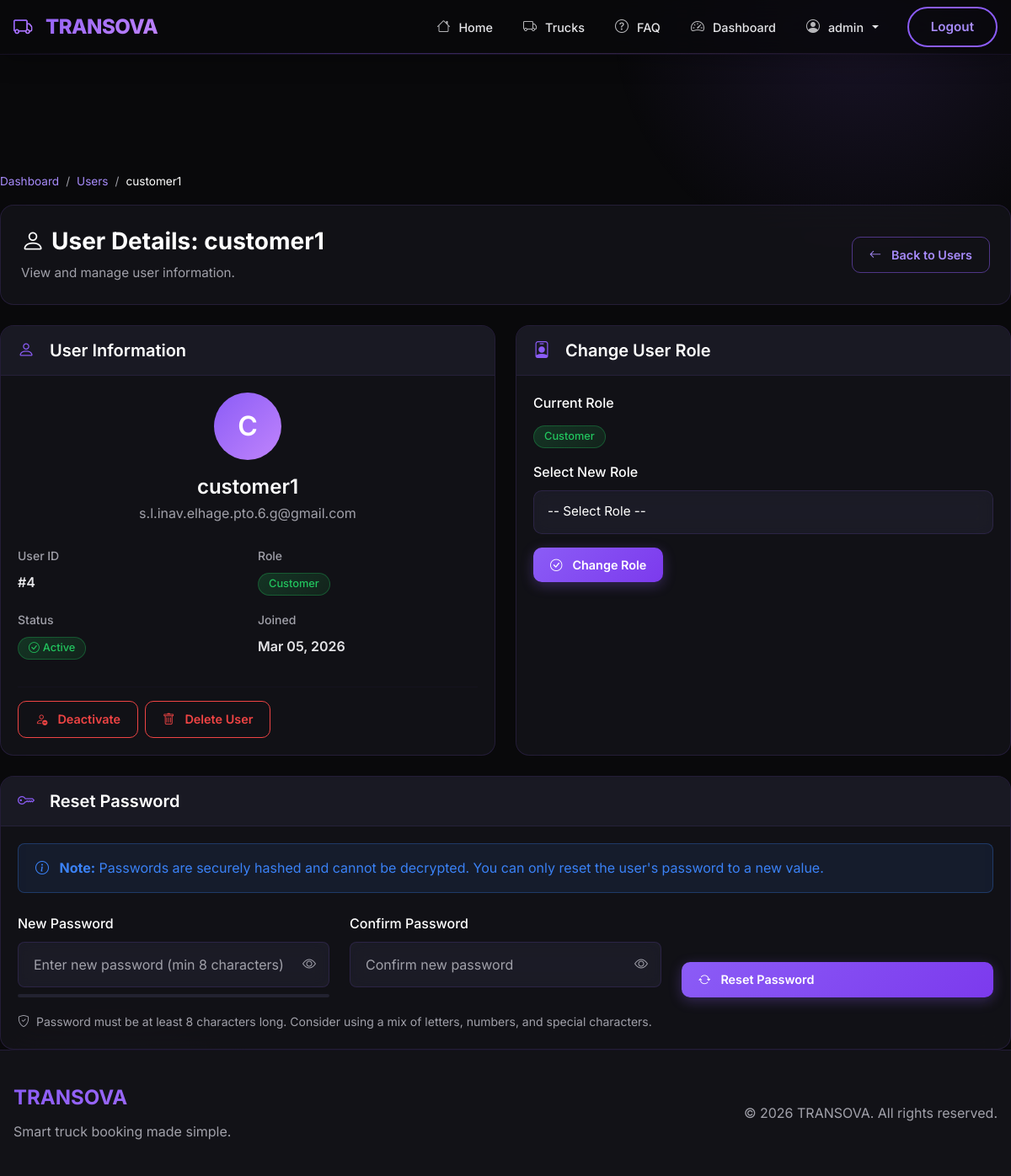
/bookings/admin/users/4/ (signed in), run on the app's committed database.
### accounts/models.py (models this page shows, shortened)
class User(AbstractUser):
    ROLE_ADMIN = "ADMIN"
    ROLE_COMPANY = "COMPANY"
    ROLE_CUSTOMER = "CUSTOMER"
    ROLE_DRIVER = "DRIVER"
    ROLE_CHOICES = (
        (ROLE_ADMIN, "Admin"),
        (ROLE_COMPANY, "Company"),
        (ROLE_CUSTOMER, "Customer"),
        (ROLE_DRIVER, "Driver"),
    )
    role = models.CharField(max_length=20, choices=ROLE_CHOICES, default=ROLE_CUSTOMER)
    phone = models.CharField(max_length=20, blank=True)
    address = models.TextField(blank=True)
    profile_picture = models.ImageField(
        upload_to="profile_pics/", blank=True, null=True
    )
    date_of_birth = models.DateField(null=True, blank=True)
    gender = models.CharField(
        max_length=10,
        choices=[
            ("male", "Male"),
            ("female", "Female"),
            ("other", "Other"),
        ],
        blank=True,
    )
    groups = models.ManyToManyField(
        "auth.Group",
        verbose_name="groups",
        blank=True,
        help_text="The groups this user belongs to.",
        related_name="custom_user_set",
        related_query_name="user",
    )
    user_permissions = models.ManyToManyField(
        "auth.Permission",
        verbose_name="user permissions",
        blank=True,
        help_text="Specific permissions for this user.",
        related_name="custom_user_set",
        related_query_name="user",
    )

### bookings/views.py (the view)
# urls.py: path("admin/users/<int:user_id>/", admin_user_detail, name="admin_user_detail"),
@login_required(login_url="/login/")
def admin_user_detail(request, user_id):
    if not (
        request.user.is_staff
        or request.user.is_superuser
        or request.user.role == "ADMIN"
    ):
        messages.error(request, "You are not authorized to view this page.")
        return redirect("login")
    user = get_object_or_404(User, id=user_id)
    return render(request, "bookings/admin_user_detail.html", {"user_obj": user})

### bookings/templates/bookings/admin_user_detail.html (shortened to what this page needs)
{% extends "bookings/admin_base.html" %}
{% block admin_content %}
<nav class="admin-breadcrumb">
    <a href="{% url 'admin_dashboard' %}">Dashboard</a>
    <span class="separator">/</span>
    <a href="{% url 'admin_users' %}">Users</a>
    <span class="separator">/</span>
    <span class="current">{{ user_obj.username }}</span>
</nav>
<div class="admin-page-header">
    <div class="row align-items-center">
        <div class="col-md-8">
            <h1 class="admin-page-title">
                <i class="bi bi-person me-2"></i>User Details: {{ user_obj.username }}
            </h1>
            <p class="admin-page-subtitle">View and manage user information.</p>
        </div>
        <div class="col-md-4 text-md-end">
            <a href="{% url 'admin_users' %}" class="btn btn-admin btn-admin-outline">
                <i class="bi bi-arrow-left me-1"></i> Back to Users
            </a>
        </div>
    </div>
</div>
<div class="row">
    <div class="col-lg-6 mb-4">
        <div class="admin-card h-100">
            <div class="card-header">
                <h5><i class="bi bi-person me-2"></i>User Information</h5>
            </div>
            <div class="card-body">
                <div class="user-profile text-center mb-4">
                    <div class="user-avatar-large" style="width: 80px; height: 80px; border-radius: 50%; background: linear-gradient(135deg, #8b5cf6, #c084fc); display: flex; align-items: center; justify-content: center; margin: 0 auto 16px; font-size: 2rem; color: white; font-weight: 600;">
                        {{ user_obj.username|make_list|first|upper }}
                    </div>
                    <h4 class="mb-1">{{ user_obj.username }}</h4>
                    <p class="text-muted mb-0">{{ user_obj.email }}</p>
                </div>
                <div class="row">
                    <div class="col-6 mb-3">
                        <label class="form-label text-muted small">User ID</label>
                        <p class="fs-6 fw-semibold mb-0">#{{ user_obj.id }}</p>
                    </div>
                    <div class="col-6 mb-3">
                        <label class="form-label text-muted small">Role</label>
                        <p class="fs-6 fw-semibold mb-0">
                            {% if user_obj.role == 'ADMIN' %}
                                <span class="badge badge-admin badge-danger-custom">Admin</span>
                            {% elif user_obj.role == 'COMPANY' %}
                                <span class="badge badge-admin badge-info-custom">Company</span>
                            {% elif user_obj.role == 'DRIVER' %}
                                <span class="badge badge-admin badge-warning-custom">Driver</span>
                            {% else %}
                                <span class="badge badge-admin badge-success-custom">Customer</span>
                            {% endif %}
                        </p>
                    </div>
                    <div class="col-6 mb-3">
                        <label class="form-label text-muted small">Status</label>
                        <p class="fs-6 fw-semibold mb-0">
                            {% if user_obj.is_active %}
                            <span class="badge badge-admin badge-success-custom">
                                <i class="bi bi-check-circle me-1"></i>Active
                            </span>
                            {% else %}
                            <span class="badge badge-admin badge-danger-custom">
                                <i class="bi bi-x-circle me-1"></i>Inactive
                            </span>
                            {% endif %}
                        </p>
                    </div>
                    <div class="col-6 mb-3">
                        <label class="form-label text-muted small">Joined</label>
                        <p class="fs-6 fw-semibold mb-0">{{ user_obj.date_joined|date:"M d, Y" }}</p>
                    </div>
                </div>
                <hr style="border-color: rgba(139, 92, 246, 0.15);">
                <div class="d-flex flex-wrap gap-2">
                    {% if user_obj.is_active %}
                    <a href="{% url 'admin_user_toggle_status' user_obj.id %}" class="btn btn-admin btn-admin-outline" style="border-color: #ef4444; color: #ef4444;" onclick="return confirm('Are you sure you want to deactivate this user?')">
                        <i class="bi bi-person-dash me-1"></i> Deactivate
                    </a>
                    {% else %}
                    <a href="{% url 'admin_user_toggle_status' user_obj.id %}" class="btn btn-admin btn-admin-outline" style="border-color: #22c55e; color: #22c55e;" onclick="return confirm('Are you sure you want to activate this user?')">
                        <i class="bi bi-person-check me-1"></i> Activate
                    </a>
                    {% endif %}
                    <a href="{% url 'admin_user_delete' user_obj.id %}" class="btn btn-admin btn-admin-outline" style="border-color: #ef4444; color: #ef4444;" onclick="return confirm('Are you sure you want to delete this user? This action cannot be undone.')">
                        <i class="bi bi-trash me-1"></i> Delete User
                    </a>
                </div>
            </div>
        </div>
    </div>
    <div class="col-lg-6 mb-4">
        <div class="admin-card h-100">
            <div class="card-header">
                <h5><i class="bi bi-person-badge me-2"></i>Change User Role</h5>
            </div>
            <div class="card-body">
                <form method="POST" action="{% url 'admin_user_change_role' user_obj.id %}">
                    <div class="mb-3">
                        <label class="form-label">Current Role</label>
                        <div class="fs-5">
                            {% if user_obj.role == 'ADMIN' %}
                                <span class="badge badge-admin badge-danger-custom">Admin</span>
                            {% elif user_obj.role == 'COMPANY' %}
                                <span class="badge badge-admin badge-info-custom">Company</span>
                            {% elif user_obj.role == 'DRIVER' %}
                                <span class="badge badge-admin badge-warning-custom">Driver</span>
                            {% else %}
                                <span class="badge badge-admin badge-success-custom">Customer</span>
                            {% endif %}
                        </div>
                    </div>
                    <div class="mb-3">
                        <label for="role" class="form-label">Select New Role</label>
                        <select class="form-select form-admin" id="role" name="role" required>
                            <option value="">-- Select Role --</option>
                        </select>
                    </div>
                    <button type="submit" class="btn btn-admin btn-admin-primary">
                        <i class="bi bi-check-circle me-1"></i> Change Role
                    </button>
                </form>
            </div>
        </div>
    </div>
</div>
<div class="row">
    <div class="col-md-12">
        <div class="admin-card">
            <div class="card-header">
                <h5><i class="bi bi-key me-2"></i>Reset Password</h5>
            </div>
            <div class="card-body">
                <div class="alert alert-info mb-4" style="background: rgba(59, 130, 246, 0.1); border: 1px solid rgba(59, 130, 246, 0.3); color: #3b82f6;">
                    <i class="bi bi-info-circle me-2"></i>
                    <strong>Note:</strong> Passwords are securely hashed and cannot be decrypted. You can only reset the user's password to a new value.
                </div>
                <form method="POST" action="{% url 'admin_reset_password' user_obj.id %}" id="passwordResetForm">
                    <div class="row">
                        <div class="col-md-4">
                            <div class="mb-3">
                                <label for="new_password" class="form-label">New Password</label>
                                <div class="password-input-wrapper">
                                    <input type="password" class="form-control" id="new_password" name="new_password" required minlength="8" placeholder="Enter new password (min 8 characters)">
                                    <button type="button" class="password-toggle-btn" onclick="togglePassword('new_password', 'toggleNewPassword')">
                                        <i class="bi bi-eye" id="toggleNewPassword"></i>
                                    </button>
                                </div>
                                <div class="password-strength">
                                </div>
                            </div>
                        </div>
                        <div class="col-md-4">
                            <div class="mb-3">
                                <label for="confirm_password" class="form-label">Confirm Password</label>
                                <div class="password-input-wrapper">
                                    <input type="password" class="form-control" id="confirm_password" name="confirm_password" required minlength="8" placeholder="Confirm new password">
                                    <button type="button" class="password-toggle-btn" onclick="togglePassword('confirm_password', 'toggleConfirmPassword')">
                                        <i class="bi bi-eye" id="toggleConfirmPassword"></i>
                                    </button>
                                </div>
                            </div>
                        </div>
                        <div class="col-md-4 d-flex align-items-end">
                            <div class="mb-3 w-100">
                                <button type="submit" class="btn btn-admin btn-admin-primary w-100" onclick="return confirm('Are you sure you want to reset this user\'s password?')">
                                    <i class="bi bi-arrow-repeat me-1"></i> Reset Password
                                </button>
                            </div>
                        </div>
                    </div>
                    <small class="text-muted">
                        <i class="bi bi-shield-check me-1"></i>
                        Password must be at least 8 characters long. Consider using a mix of letters, numbers, and special characters.
                    </small>
                </form>
            </div>
        </div>
    </div>
</div>
{% endblock %}

### bookings/templates/bookings/base.html (shortened to what this page needs)
{% load static %}
<!DOCTYPE html>
<html lang="en">
<head>
    <link href="https://cdn.jsdelivr.net/npm/bootstrap@5.3.3/dist/css/bootstrap.min.css" rel="stylesheet">
    <link href="https://cdn.jsdelivr.net/npm/bootstrap-icons@1.11.3/font/bootstrap-icons.css" rel="stylesheet">
    <link rel="stylesheet" href="https://unpkg.com/leaflet@1.9.4/dist/leaflet.css"/>
    <link rel="stylesheet" href="{% static 'css/theme.css' %}">
</head>
<body>
<nav class="navbar navbar-expand-lg kontrek-navbar fixed-top">
    <div class="container">
        <a class="navbar-brand" href="/">
            <i class="bi bi-truck me-2"></i>TRANSOVA
        </a>
        <div class="collapse navbar-collapse" id="nav">
            <ul class="navbar-nav ms-auto align-items-lg-center">
                <li class="nav-item">
                    <a class="nav-link {% if request.path == '/' %}active{% endif %}" href="/">
                        <i class="bi bi-house me-1"></i> Home
                    </a>
                </li>
                <li class="nav-item">
                    <a class="nav-link {% if '/trucks/' in request.path %}active{% endif %}" href="/trucks/">
                        <i class="bi bi-truck me-1"></i> Trucks
                    </a>
                </li>
                <li class="nav-item">
                    <a class="nav-link {% if '/faq/' in request.path %}active{% endif %}" href="/faq/">
                        <i class="bi bi-question-circle me-1"></i> FAQ
                    </a>
                </li>
                {% if user.is_authenticated %}
                    {% if user.is_staff or user.is_superuser or user.role == 'ADMIN' %}
                    <li class="nav-item">
                        <a class="nav-link" href="/bookings/admin-dashboard/">
                            <i class="bi bi-speedometer2 me-1"></i> Dashboard
                        </a>
                    </li>
                    <li class="nav-item dropdown">
                        <a class="nav-link dropdown-toggle" href="#" role="button" data-bs-toggle="dropdown">
                            <i class="bi bi-person-circle me-1"></i> {{ user.username }}
                        </a>
                    </li>
                    {% elif user.role == 'COMPANY' %}
                    <li class="nav-item"><a class="nav-link" href="/fleet/dashboard/"><i class="bi bi-speedometer2 me-1"></i> Dashboard</a></li>
                    {% else %}
                    <li class="nav-item"><a class="nav-link" href="/dashboard/"><i class="bi bi-speedometer2 me-1"></i> Dashboard</a></li>
                    {% endif %}
                    <li class="nav-item">
                        <a class="kontrek-btn-outline ms-lg-3" href="/logout/">Logout</a>
                    </li>
                {% endif %}
            </ul>
        </div>
    </div>
</nav>
<main class="kontrek-container">
    <div class="toast-container position-fixed top-0 end-0 p-3" style="z-index: 9999;">
    </div>
    {% block content %}{% endblock %}
</main>
<footer class="footer-custom">
    <div class="container">
        <div class="row align-items-center">
            <div class="col-md-6">
                <h5 class="footer-brand">TRANSOVA</h5>
                <p class="text-muted mb-0">Smart truck booking made simple.</p>
            </div>
            <div class="col-md-6 text-md-end">
                <p class="text-muted mb-0">&copy; 2026 TRANSOVA. All rights reserved.</p>
            </div>
        </div>
    </div>
</footer>
</body>
</html>

### data on the page
User: username "admin"
User: username "customer1", username|make_list "C", email "s.l.inav.elhage.pto.6.g@gmail.com", id "4", date_joined "Mar 05, 2026"
